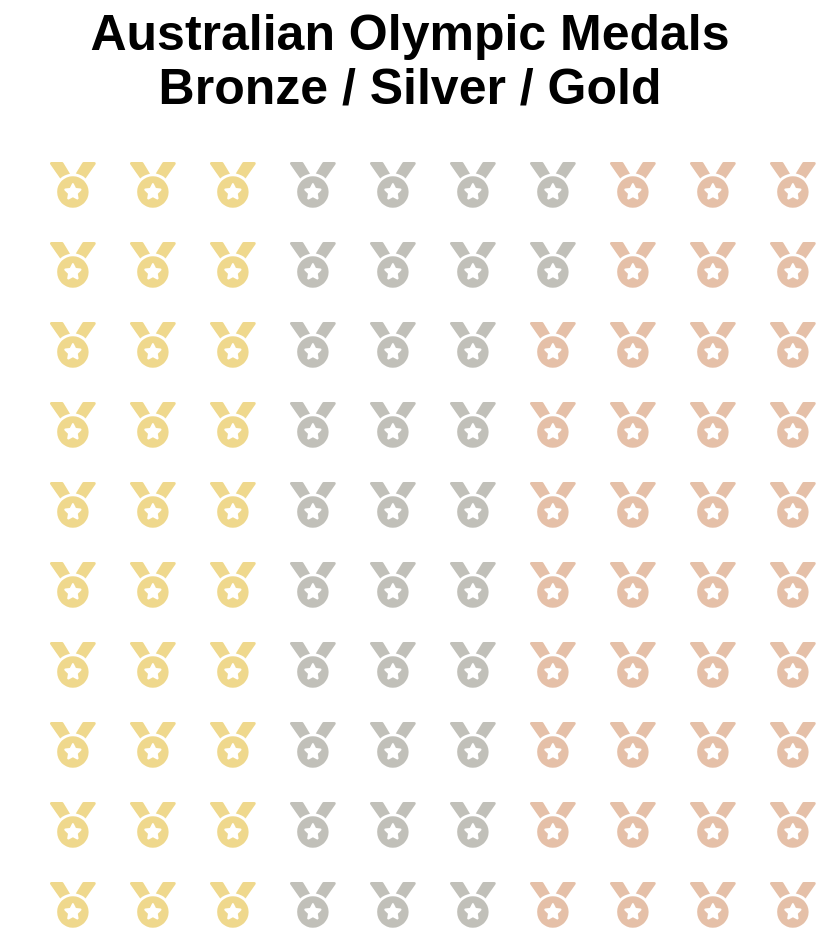

Express this chart as Vega-Lite.
### Vega-Lite specification from a JSON file in a GitHub repository (floating-point values rounded to 4 significant figures)
{"$schema": "https://vega.github.io/schema/vega-lite/v5.json", "title": {"text": ["Australian Olympic Medals", "Bronze / Silver / Gold"], "fontSize": 25}, "config": {"view": {"stroke": ""}}, "width": 400, "height": 400, "background": "rgba(255, 255, 255, 0)", "data": {"values": [{"id": 1}, {"id": 2}, {"id": 3}, {"id": 4}, {"id": 5}, {"id": 6}, {"id": 7}, {"id": 8}, {"id": 9}, {"id": 10}, {"id": 11}, {"id": 12}, {"id": 13}, {"id": 14}, {"id": 15}, {"id": 16}, {"id": 17}, {"id": 18}, {"id": 19}, {"id": 20}, {"id": 21}, {"id": 22}, {"id": 23}, {"id": 24}, {"id": 25}, {"id": 26}, {"id": 27}, {"id": 28}, {"id": 29}, {"id": 30}, {"id": 31}, {"id": 32}, {"id": 33}, {"id": 34}, {"id": 35}, {"id": 36}, {"id": 37}, {"id": 38}, {"id": 39}, {"id": 40}, {"id": 41}, {"id": 42}, {"id": 43}, {"id": 44}, {"id": 45}, {"id": 46}, {"id": 47}, {"id": 48}, {"id": 49}, {"id": 50}, {"id": 51}, {"id": 52}, {"id": 53}, {"id": 54}, {"id": 55}, {"id": 56}, {"id": 57}, {"id": 58}, {"id": 59}, {"id": 60}, {"id": 61}, {"id": 62}, {"id": 63}, {"id": 64}, {"id": 65}, {"id": 66}, {"id": 67}, {"id": 68}, {"id": 69}, {"id": 70}, {"id": 71}, {"id": 72}, {"id": 73}, {"id": 74}, {"id": 75}, {"id": 76}, {"id": 77}, {"id": 78}, {"id": 79}, {"id": 80}, {"id": 81}, {"id": 82}, {"id": 83}, {"id": 84}, {"id": 85}, {"id": 86}, {"id": 87}, {"id": 88}, {"id": 89}, {"id": 90}, {"id": 91}, {"id": 92}, {"id": 93}, {"id": 94}, {"id": 95}, {"id": 96}, {"id": 97}, {"id": 98}, {"id": 99}, {"id": 100}]}, "transform": [{"calculate": "ceil (datum.id/10)", "as": "col"}, {"calculate": "datum.id - datum.col*10", "as": "row"}], "mark": {"type": "point", "filled": true}, "encoding": {"x": {"field": "col", "type": "ordinal", "axis": null}, "y": {"field": "row", "type": "ordinal", "axis": null}, "shape": {"value": "M223.7 130.8L149.1 7.77C147.1 2.949 141.9 0 136.3 0H16.03c-12.95 0-20.53 14.58-13.1 25.18l111.3 158.9C143.9 156.4 181.7 137.3 223.7 130.8zM256 160c-97.25 0-176 78.75-176 176S158.8 512 256 512s176-78.75 176-176S353.3 160 256 160zM348.5 317.3l-37.88 37l8.875 52.25c1.625 9.25-8.25 16.5-16.63 12l-46.88-24.62L209.1 418.5c-8.375 4.5-18.25-2.75-16.63-12l8.875-52.25l-37.88-37C156.6 310.6 160.5 299 169.9 297.6l52.38-7.625L245.7 242.5c2-4.25 6.125-6.375 10.25-6.375S264.2 238.3 266.2 242.5l23.5 47.5l52.38 7.625C351.6 299 355.4 310.6 348.5 317.3zM495.1 0H375.7c-5.621 0-10.83 2.949-13.72 7.77l-73.76 122.1c42 6.5 79.88 25.62 109.5 53.38l111.3-158.9C516.5 14.58 508.9 0 495.1 0z"}, "color": {"condition": [{"test": "datum['id'] <= 62 && datum['id'] > 30", "value": "rgb(167,165,156)"}, {"test": "datum['id'] <= 30", "value": "rgb(232,200,93)"}], "value": "rgb(219,165,132)"}, "size": {"value": 0.008}}}
